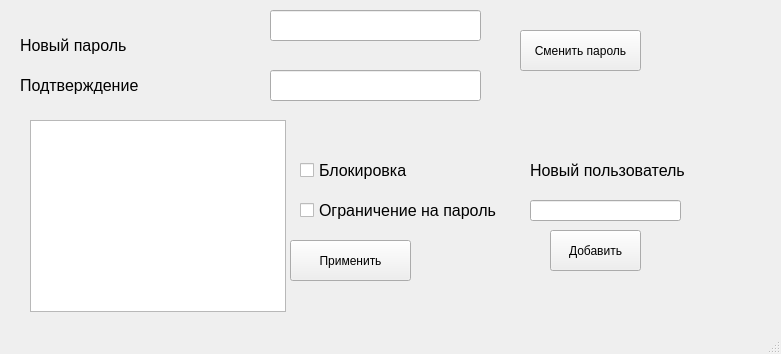
<?xml version="1.0" encoding="UTF-8"?>
<ui version="4.0">
 <class>MainWindow</class>
 <widget class="QMainWindow" name="MainWindow">
  <property name="geometry">
   <rect>
    <x>0</x>
    <y>0</y>
    <width>781</width>
    <height>354</height>
   </rect>
  </property>
  <property name="windowTitle">
   <string>Режим администратора</string>
  </property>
  <widget class="QWidget" name="centralwidget">
   <widget class="QLabel" name="label">
    <property name="geometry">
     <rect>
      <x>20</x>
      <y>30</y>
      <width>231</width>
      <height>31</height>
     </rect>
    </property>
    <property name="font">
     <font>
      <pointsize>12</pointsize>
     </font>
    </property>
    <property name="text">
     <string>Новый пароль</string>
    </property>
   </widget>
   <widget class="QLineEdit" name="newPasswordEdit">
    <property name="geometry">
     <rect>
      <x>270</x>
      <y>10</y>
      <width>211</width>
      <height>31</height>
     </rect>
    </property>
    <property name="echoMode">
     <enum>QLineEdit::Password</enum>
    </property>
   </widget>
   <widget class="QLineEdit" name="confirmPasswordEdit">
    <property name="enabled">
     <bool>true</bool>
    </property>
    <property name="geometry">
     <rect>
      <x>270</x>
      <y>70</y>
      <width>211</width>
      <height>31</height>
     </rect>
    </property>
    <property name="inputMask">
     <string/>
    </property>
    <property name="text">
     <string notr="true"/>
    </property>
    <property name="echoMode">
     <enum>QLineEdit::Password</enum>
    </property>
   </widget>
   <widget class="QLabel" name="label_2">
    <property name="geometry">
     <rect>
      <x>20</x>
      <y>70</y>
      <width>271</width>
      <height>31</height>
     </rect>
    </property>
    <property name="font">
     <font>
      <pointsize>12</pointsize>
     </font>
    </property>
    <property name="text">
     <string>Подтверждение</string>
    </property>
   </widget>
   <widget class="QPushButton" name="changeUserPermButton">
    <property name="geometry">
     <rect>
      <x>290</x>
      <y>240</y>
      <width>121</width>
      <height>41</height>
     </rect>
    </property>
    <property name="text">
     <string>Применить</string>
    </property>
   </widget>
   <widget class="QPushButton" name="changePasswordButton">
    <property name="geometry">
     <rect>
      <x>520</x>
      <y>30</y>
      <width>121</width>
      <height>41</height>
     </rect>
    </property>
    <property name="text">
     <string>Сменить пароль</string>
    </property>
   </widget>
   <widget class="QCheckBox" name="blockCheckBox">
    <property name="geometry">
     <rect>
      <x>300</x>
      <y>160</y>
      <width>181</width>
      <height>21</height>
     </rect>
    </property>
    <property name="font">
     <font>
      <pointsize>12</pointsize>
     </font>
    </property>
    <property name="text">
     <string>Блокировка</string>
    </property>
   </widget>
   <widget class="QCheckBox" name="extraPasswordCheckBox">
    <property name="geometry">
     <rect>
      <x>300</x>
      <y>200</y>
      <width>211</width>
      <height>21</height>
     </rect>
    </property>
    <property name="font">
     <font>
      <pointsize>12</pointsize>
     </font>
    </property>
    <property name="text">
     <string>Ограничение на пароль</string>
    </property>
   </widget>
   <widget class="QListWidget" name="listWidget">
    <property name="geometry">
     <rect>
      <x>30</x>
      <y>120</y>
      <width>256</width>
      <height>192</height>
     </rect>
    </property>
   </widget>
   <widget class="QPushButton" name="addUserButton">
    <property name="geometry">
     <rect>
      <x>550</x>
      <y>230</y>
      <width>91</width>
      <height>41</height>
     </rect>
    </property>
    <property name="text">
     <string>Добавить</string>
    </property>
   </widget>
   <widget class="QLineEdit" name="userLineEdit">
    <property name="geometry">
     <rect>
      <x>530</x>
      <y>200</y>
      <width>151</width>
      <height>21</height>
     </rect>
    </property>
   </widget>
   <widget class="QLabel" name="label_3">
    <property name="geometry">
     <rect>
      <x>530</x>
      <y>160</y>
      <width>211</width>
      <height>21</height>
     </rect>
    </property>
    <property name="font">
     <font>
      <pointsize>12</pointsize>
     </font>
    </property>
    <property name="text">
     <string>Новый пользователь</string>
    </property>
   </widget>
   <widget class="QLabel" name="errorPasswordLabel">
    <property name="geometry">
     <rect>
      <x>240</x>
      <y>50</y>
      <width>271</width>
      <height>20</height>
     </rect>
    </property>
    <property name="text">
     <string/>
    </property>
   </widget>
  </widget>
  <widget class="QMenuBar" name="menubar">
   <property name="geometry">
    <rect>
     <x>0</x>
     <y>0</y>
     <width>781</width>
     <height>18</height>
    </rect>
   </property>
  </widget>
  <widget class="QStatusBar" name="statusbar"/>
 </widget>
 <resources/>
 <connections/>
</ui>
